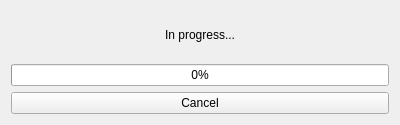
<?xml version="1.0" encoding="UTF-8"?>
<ui version="4.0">
 <class>LoadingWidget</class>
 <widget class="QWidget" name="LoadingWidget">
  <property name="geometry">
   <rect>
    <x>0</x>
    <y>0</y>
    <width>400</width>
    <height>125</height>
   </rect>
  </property>
  <property name="windowTitle">
   <string>Loading</string>
  </property>
  <layout class="QVBoxLayout" name="verticalLayout">
   <item>
    <widget class="QLabel" name="infoLabel">
     <property name="text">
      <string>In progress...</string>
     </property>
     <property name="alignment">
      <set>Qt::AlignCenter</set>
     </property>
    </widget>
   </item>
   <item>
    <widget class="QProgressBar" name="progressBar">
     <property name="value">
      <number>0</number>
     </property>
    </widget>
   </item>
   <item>
    <widget class="QPushButton" name="cancelPushButton">
     <property name="text">
      <string>Cancel</string>
     </property>
    </widget>
   </item>
  </layout>
 </widget>
 <resources/>
 <connections/>
</ui>
